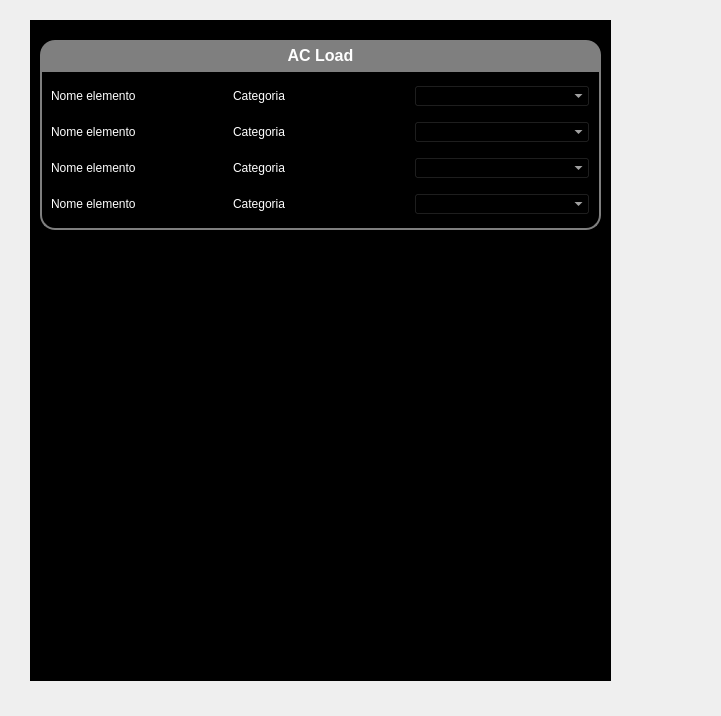
<?xml version="1.0" encoding="UTF-8"?>
<ui version="4.0">
 <class>elemProfWgt</class>
 <widget class="QWidget" name="elemProfWgt">
  <property name="geometry">
   <rect>
    <x>0</x>
    <y>0</y>
    <width>721</width>
    <height>716</height>
   </rect>
  </property>
  <property name="windowTitle">
   <string>Form</string>
  </property>
  <widget class="QWidget" name="mainWgt" native="true">
   <property name="geometry">
    <rect>
     <x>30</x>
     <y>20</y>
     <width>581</width>
     <height>661</height>
    </rect>
   </property>
   <property name="styleSheet">
    <string notr="true">*{
	background-color: rgb(0, 0, 0);
	color: rgb(191, 191, 191);
}


QGroupBox{
	font: 75 12pt &quot;MS Shell Dlg 2&quot;;
}

QGroupBox::title  {
    subcontrol-origin: margin;
    subcontrol-position: top center;
    padding: 5px 50 5px 50px;
    background-color: rgb(0, 0, 21);
	border-color: rgb(255, 255, 255);
    color: rgb(255, 255, 255);
}

</string>
   </property>
   <layout class="QVBoxLayout" name="verticalLayout">
    <item>
     <widget class="QScrollArea" name="mainSA">
      <property name="minimumSize">
       <size>
        <width>0</width>
        <height>0</height>
       </size>
      </property>
      <property name="maximumSize">
       <size>
        <width>16777215</width>
        <height>16777215</height>
       </size>
      </property>
      <property name="styleSheet">
       <string notr="true"/>
      </property>
      <property name="widgetResizable">
       <bool>true</bool>
      </property>
      <widget class="QWidget" name="mainSaWgt">
       <property name="geometry">
        <rect>
         <x>0</x>
         <y>0</y>
         <width>561</width>
         <height>641</height>
        </rect>
       </property>
       <layout class="QGridLayout" name="mainSaWgtGL">
        <property name="verticalSpacing">
         <number>0</number>
        </property>
        <item row="3" column="0">
         <spacer name="verticalSpacer">
          <property name="orientation">
           <enum>Qt::Vertical</enum>
          </property>
          <property name="sizeHint" stdset="0">
           <size>
            <width>20</width>
            <height>40</height>
           </size>
          </property>
         </spacer>
        </item>
        <item row="1" column="0">
         <widget class="QLabel" name="ACLoadLbl">
          <property name="minimumSize">
           <size>
            <width>0</width>
            <height>30</height>
           </size>
          </property>
          <property name="baseSize">
           <size>
            <width>0</width>
            <height>30</height>
           </size>
          </property>
          <property name="font">
           <font>
            <family>MS Shell Dlg 2</family>
            <pointsize>12</pointsize>
            <weight>75</weight>
            <italic>false</italic>
            <bold>true</bold>
           </font>
          </property>
          <property name="styleSheet">
           <string notr="true">border-top-left-radius: 15px;
    border-top-right-radius: 15px;
    padding: 5px 150px;
    background-color: rgb(127, 127, 127);
    color: rgb(255, 255, 255);
</string>
          </property>
          <property name="text">
           <string>AC Load</string>
          </property>
          <property name="alignment">
           <set>Qt::AlignCenter</set>
          </property>
         </widget>
        </item>
        <item row="2" column="0">
         <widget class="QFrame" name="frame">
          <property name="minimumSize">
           <size>
            <width>0</width>
            <height>100</height>
           </size>
          </property>
          <property name="styleSheet">
           <string notr="true">*{
	background-color: rgb(0, 0, 0);
	color: rgb(255, 255, 255)
}

QFrame {
	border: solid;
	border-width: 2px;
	border-color: rgb(127, 127, 127);
	border-bottom-left-radius: 15px;
    border-bottom-right-radius: 15px;
}

QLabel {
	border-width: 0px;
	border-radius: 0px;
}

</string>
          </property>
          <property name="frameShape">
           <enum>QFrame::StyledPanel</enum>
          </property>
          <property name="frameShadow">
           <enum>QFrame::Raised</enum>
          </property>
          <layout class="QGridLayout" name="gridLayout">
           <item row="0" column="0">
            <widget class="QLabel" name="elemLbl">
             <property name="sizePolicy">
              <sizepolicy hsizetype="Preferred" vsizetype="Fixed">
               <horstretch>0</horstretch>
               <verstretch>0</verstretch>
              </sizepolicy>
             </property>
             <property name="minimumSize">
              <size>
               <width>0</width>
               <height>30</height>
              </size>
             </property>
             <property name="maximumSize">
              <size>
               <width>16777215</width>
               <height>30</height>
              </size>
             </property>
             <property name="text">
              <string>Nome elemento</string>
             </property>
            </widget>
           </item>
           <item row="0" column="1">
            <widget class="QLabel" name="catLbl">
             <property name="text">
              <string>Categoria</string>
             </property>
            </widget>
           </item>
           <item row="0" column="2">
            <widget class="QComboBox" name="typeCB"/>
           </item>
           <item row="1" column="0">
            <widget class="QLabel" name="elemLbl_2">
             <property name="sizePolicy">
              <sizepolicy hsizetype="Preferred" vsizetype="Fixed">
               <horstretch>0</horstretch>
               <verstretch>0</verstretch>
              </sizepolicy>
             </property>
             <property name="minimumSize">
              <size>
               <width>0</width>
               <height>30</height>
              </size>
             </property>
             <property name="maximumSize">
              <size>
               <width>16777215</width>
               <height>30</height>
              </size>
             </property>
             <property name="text">
              <string>Nome elemento</string>
             </property>
            </widget>
           </item>
           <item row="1" column="1">
            <widget class="QLabel" name="catLbl_2">
             <property name="text">
              <string>Categoria</string>
             </property>
            </widget>
           </item>
           <item row="1" column="2">
            <widget class="QComboBox" name="typeCB_2"/>
           </item>
           <item row="2" column="0">
            <widget class="QLabel" name="elemLbl_3">
             <property name="sizePolicy">
              <sizepolicy hsizetype="Preferred" vsizetype="Fixed">
               <horstretch>0</horstretch>
               <verstretch>0</verstretch>
              </sizepolicy>
             </property>
             <property name="minimumSize">
              <size>
               <width>0</width>
               <height>30</height>
              </size>
             </property>
             <property name="maximumSize">
              <size>
               <width>16777215</width>
               <height>30</height>
              </size>
             </property>
             <property name="text">
              <string>Nome elemento</string>
             </property>
            </widget>
           </item>
           <item row="2" column="1">
            <widget class="QLabel" name="catLbl_3">
             <property name="text">
              <string>Categoria</string>
             </property>
            </widget>
           </item>
           <item row="2" column="2">
            <widget class="QComboBox" name="typeCB_4"/>
           </item>
           <item row="3" column="0">
            <widget class="QLabel" name="elemLbl_4">
             <property name="sizePolicy">
              <sizepolicy hsizetype="Preferred" vsizetype="Fixed">
               <horstretch>0</horstretch>
               <verstretch>0</verstretch>
              </sizepolicy>
             </property>
             <property name="minimumSize">
              <size>
               <width>0</width>
               <height>30</height>
              </size>
             </property>
             <property name="maximumSize">
              <size>
               <width>16777215</width>
               <height>30</height>
              </size>
             </property>
             <property name="text">
              <string>Nome elemento</string>
             </property>
            </widget>
           </item>
           <item row="3" column="1">
            <widget class="QLabel" name="catLbl_4">
             <property name="text">
              <string>Categoria</string>
             </property>
            </widget>
           </item>
           <item row="3" column="2">
            <widget class="QComboBox" name="typeCB_3"/>
           </item>
          </layout>
         </widget>
        </item>
        <item row="0" column="0">
         <spacer name="verticalSpacer_2">
          <property name="orientation">
           <enum>Qt::Vertical</enum>
          </property>
          <property name="sizeType">
           <enum>QSizePolicy::Fixed</enum>
          </property>
          <property name="sizeHint" stdset="0">
           <size>
            <width>20</width>
            <height>10</height>
           </size>
          </property>
         </spacer>
        </item>
       </layout>
      </widget>
     </widget>
    </item>
   </layout>
  </widget>
 </widget>
 <resources/>
 <connections/>
</ui>
